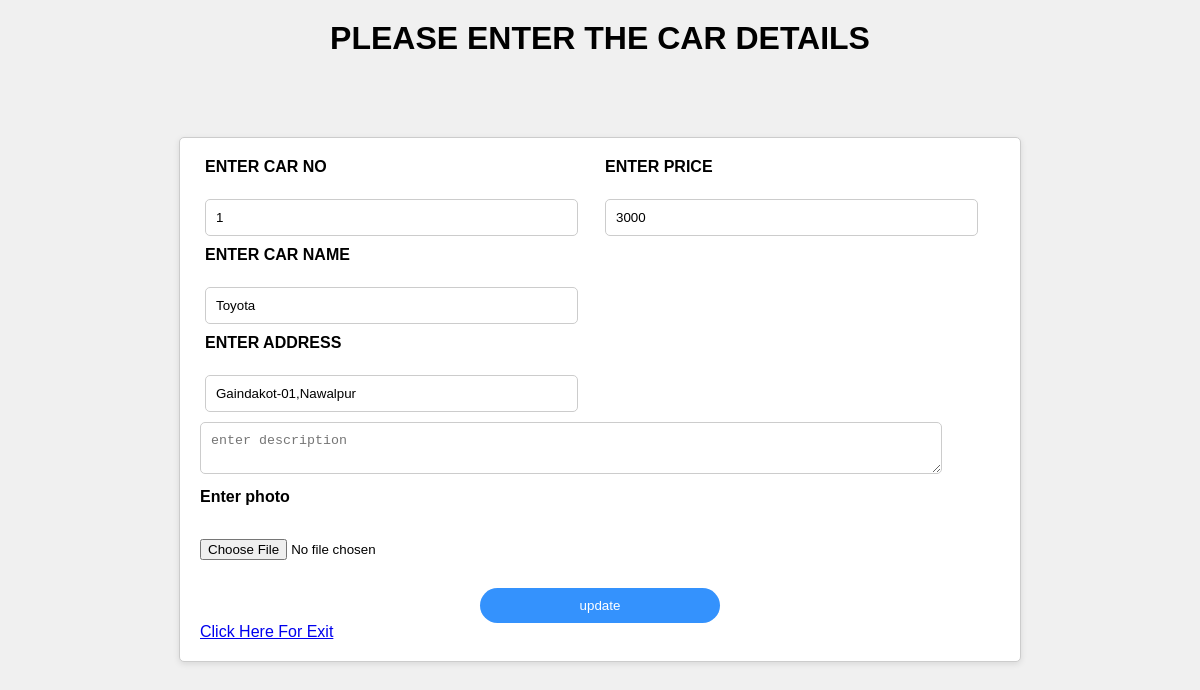
/admin/editcar.php?id=6, run on the app's committed database.
### tables this page shows
CREATE TABLE `car` (
  `id` int(30) NOT NULL,
  `no` varchar(200) NOT NULL,
  `name` varchar(300) NOT NULL,
  `price` varchar(100) NOT NULL,
  `place` varchar(200) NOT NULL,
  `image` varchar(100) NOT NULL,
  `book_status` int(1) NOT NULL
);

### admin/editcar.php (the view, shortened to what this page needs)
<?php
$server = "localhost";
$username = "root";
$password = "";
$database = "myproject";
$con = mysqli_connect($server, $username, $password, $database);
$id = $_GET['id'];
$qry = "SELECT * FROM car where id='" . $id . "'";
$result = mysqli_query($con, $qry);
$row = mysqli_fetch_array($result);
?>
<!DOCTYPE html>
<html>
<head>
</head>
<body>
    <span>
        <h1>PLEASE ENTER THE CAR DETAILS</h1>
    </span>
    <form class="form" method="POST" action="../carstoredata.php" enctype="multipart/form-data">
        <div class="flex">
            <div class="column">
                <label>ENTER CAR NO</label><br>
                <input type="text" name="no" value="<?php echo $row['no']; ?>"><br>
                <label>ENTER CAR NAME</label><br>
                <input type="text" name="name" value="<?php echo $row['name']; ?>"><br>
                <label>ENTER ADDRESS</label><br>
                <input type="text" name="place" value="<?php echo $row['place']; ?>"><br>
            </div>
            <div class="column">
                <label>ENTER PRICE</label><br>
                <input type="text" name="price" value="<?php echo $row['price']; ?>"><br>
            </div>
        </div>
        <textarea name="description" placeholder="enter description" required maxlength="1000"></textarea>
        <label>Enter photo</label><br>
        <input type="file" name="image" value="<?php echo $row['image_Path']; ?>">
        <br><br>
        <input type="submit" name="submit" value="update">
        <div>
            <a href="admincardata.php">Click Here For Exit</a>
        </div>
    </form>
</body>
</html>

### admin/editcar.php (style rules this page uses)
body { font-family: Arial, sans-serif; background-color: #f0f0f0; margin: 0; padding: 0; }
.form { border: 1px solid #ccc; width: 100vh; margin: 10vh auto; border-radius: 5px; background-color: #fff; padding: 20px; box-shadow: 0 2px 6px rgba(0, 0, 0, 0.1); }
.flex { display: flex; flex-wrap: wrap; justify-content: space-between; }
.column { flex-basis: calc(50% - 10px); padding: 0 5px; gap: 10px; justify-content: space-between; }
label { display: block; margin-bottom: 5px; font-weight: bold; }
input[type="text"], textarea { width: 90%; padding: 10px; border: 1px solid #ccc; border-radius: 5px; margin-bottom: 10px; }
input[type="submit"] { color: white; background-color: #3492fd; border: none; border-radius: 20px; padding: 10px 20px; cursor: pointer; width: 30%; margin-left: auto; margin-right: auto; display: block; }
input[type="file"] { margin-top: 10px; margin-bottom: 10px; }
h1 { text-align: center; margin-top: 20px; }

### data on the page
car: no "1", name "Toyota", place "Gaindakot-01,Nawalpur", price "3000"
